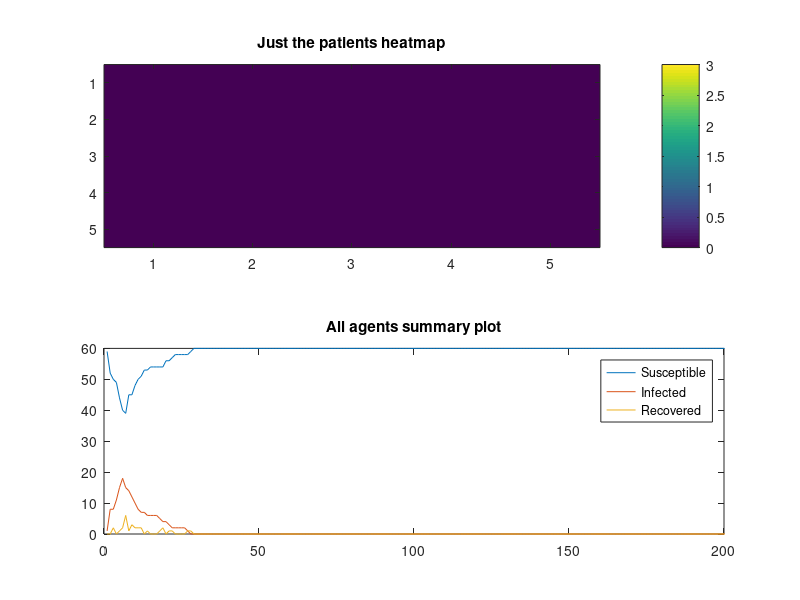

MATLAB code for this plot:
%%  Modelling hospital-acquired infections
%   Agent-based modelling course project
%   Singapore-ETH Centre (SEC)
%   Future Resilient Systems
%   Date: 23 October 2015
%   Version: 1.0
%   Authors:
%       *   Mateusz Iwo Dubaniowski
%       *   Tianyin Sun

display('Start simulation...');     %Started!

%% Initilization
TIMESTEPS = 200;
PROPERTIES = 4;         % Properties: 1 - patient(1)/staff(0), 2 - room no., 3 - status: 0 - S, 1 - I, 2 - R
NSTAFF = 15;

WARDSMAP = [3 3 3 3 -1; 3 2 2 3 1; 3 3 -1 1 3; 1 3 0 1 1; 3 2 -1 2 1;]      % Map of the hospital floor

NPATIENTS = sum(sum(WARDSMAP))+1;           % Total 
dimensions = size(WARDSMAP);
CLEANROOM = 13;                             %Basic cleanroom room no.
wards = zeros(dimensions(1), dimensions(2));
agents = zeros(NSTAFF+NPATIENTS, PROPERTIES);       % Agents' properties matrix
agents(1, 3)=1;
new_agents=agents;                                  % Agents' properties matrix for changing of state to a new state
agents(1:1:NPATIENTS, 1)=1;                                         % Assigning patients property to patients
for i=NPATIENTS+1:1:NPATIENTS+NSTAFF
    agents(i, 2)=round((rand*(dimensions(1)*dimensions(2)))+0.5);   % Assigining staff to wards randomly in the beginning
end
% Assigning patients to rooms
temppatient=1;
for i=1:1:dimensions(1)*dimensions(2)
    for j=1:1:WARDSMAP(floor((i-1)/dimensions(1))+1, mod((i-1), dimensions(2))+1)
        agents(temppatient, 2)=i;
        temppatient=temppatient+1;
    end
end
% Probabilities of various events
infectionPatient=0.1;
infectionStaff=0.05;
recoverPatient=0.1;
recoverStaff=0.8;
recoverStaffCleanRoom=1;
susceptiblePatient=0.8;
susceptibleStaff=0.92;
movementProbMat = rand(dimensions(1)*dimensions(2), dimensions(1)*dimensions(2));
for i=1:1:dimensions(1)*dimensions(2)
    if (WARDSMAP(floor((i-1)/dimensions(1))+1, mod((i-1), dimensions(2))+1)>0)
        movementProbMat(:,i)=movementProbMat(:,i)*WARDSMAP(floor((i-1)/dimensions(1))+1, mod((i-1), dimensions(2))+1);
    end
end
% Normalizing the movement probability matrix
for i=1:1:dimensions(1)*dimensions(2)
    movementProbMat(i,:) = movementProbMat(i,:)/sum(movementProbMat(i,:));
    for j=dimensions(1)*dimensions(2):-1:1
       movementProbMat(i,j) = sum(movementProbMat(i,1:1:j));
    end
end
status_data=zeros(TIMESTEPS+1, 3);

%% Iterate over time
new_agents=agents;

% Keeping data for visualisation
status_data(1, 1)=sum(agents(:,3)==0);
status_data(1, 2)=sum(agents(:,3)==1);
status_data(1, 3)=sum(agents(:,3)==2);
for tstep=1:1:TIMESTEPS
    tstep

%% Iterate over agents
    for agent=1:1:NSTAFF+NPATIENTS
    
%% Update agents
        % Susceptible agents
        if(agents(agent,3)==0)
           if(agents(agent,1)==0)   % infect from staff in the same room
               sameroom=find(agents(:,2)==agents(agent,2));
               for i=1:1:length(sameroom)
                   if(agents(i, 3)==1 && rand<infectionStaff)
                       new_agents(agent,3)=1;
                   end
               end
           else                     %infect from other patients in the same room
               sameroom=find(agents(:,2)==agents(agent,2));
               for i=1:1:length(sameroom)
                   if(agents(i, 3)==1 && rand<infectionPatient)
                       new_agents(agent,3)=1;
                   end
               end
           end
        end
        
        % Infected agents 
        if(agents(agent,3)==1)
            if(agents(agent,1)==0)  %recover (lose infection/clean) for staff
                tempRecoverStaff=recoverStaff;
                %Adjust recovery probability for staff in clean room
                if(WARDSMAP(floor((agents(agent, 2)-1)/dimensions(1))+1, mod(agents(agent, 2)-1, dimensions(2))+1)==-1)
                    tempRecoverStaff=recoverStaffCleanRoom;
                    agents(agent, 4)=0;
                end
                if(rand<tempRecoverStaff)
                    new_agents(agent,3)=2;
                end
            else                    %recover for patients
                 if(rand<recoverPatient)
                    new_agents(agent,3)=2;
                 end
            end
        end
        
        %Recovered agents
        if(agents(agent,3)==2)
            if(agents(agent,1)==0)  %become susceptible again for staff
                if(rand<susceptibleStaff)
                    new_agents(agent,3)=0;
                end
            else                    %become susceptible again for patients
                 if(rand<susceptiblePatient)
                    new_agents(agent,3)=0;
                 end
            end
        end
        
        %increase patients visited since cleanroom
        if(agents(agent,1)==0)
            agents(agent, 4)=agents(agent, 4)+1;
        end
        
        %Move staff around according to the movement probability matrix
        if(agents(agent,1)==0)
            new_agents(agent,2)=find(movementProbMat(agents(agent,2),:)>rand, 1);
        end
        
        if(agents(agent,1)==0)
            if(agents(agent, 4)/40>rand)
                new_agents(agent,2)=CLEANROOM;     %Additional probability to go to CLEAN ROOM proportional to number of patients since last cleaning
            end
        end
    end
    agents=new_agents;

    % Visualizing the data    
    heatmapMat=zeros(dimensions(1), dimensions(2));
    for localtemp=1:1:dimensions(1)*dimensions(2)
        heatmapMat(floor((localtemp-1)/dimensions(1))+1, mod(localtemp-1, dimensions(2))+1)=sum(and(agents(:,3)==1, and(agents(:,2)==localtemp, agents(:,1)==1)));
    end
subplot(2, 1, 1);
imagesc(heatmapMat);        %creating the heatmap
caxis([0 max(max(WARDSMAP))]);
colorbar;
title('Just the patients heatmap');

%% Save data
status_data(tstep+1, 1)=sum(agents(:,3)==0);
status_data(tstep+1, 2)=sum(agents(:,3)==1);
status_data(tstep+1, 3)=sum(agents(:,3)==2);

subplot(2, 1, 2);
plot(status_data(1:tstep, :));  %creating the graph
axis([0, TIMESTEPS, 0, NPATIENTS+NSTAFF]);
title('All agents summary plot');
legend('Susceptible', 'Infected', 'Recovered');

pause(0.001);

end

plot(status_data);
axis([0, TIMESTEPS, 0, NPATIENTS+NSTAFF]);
title('All agents summary plot');
legend('Susceptible', 'Infected', 'Recovered');

% Completed!
display('Success! Simulation completed!');
